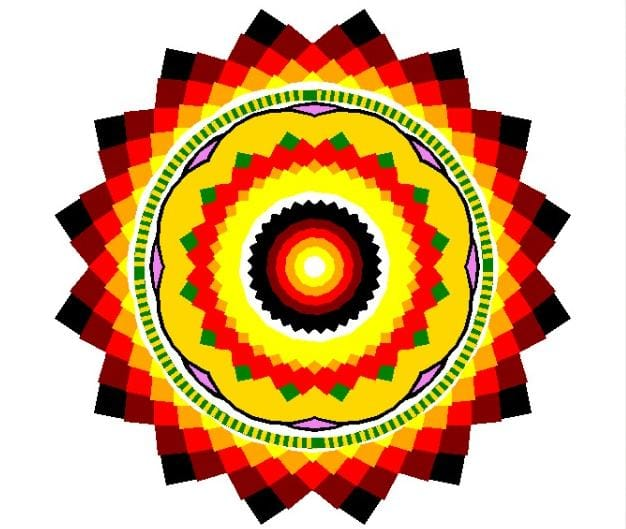

This figure's Python source:
import turtle
t = turtle.Turtle()
t.speed(speed=0)
t.color('black')
t.fillcolor('black')
t.begin_fill()
for i in range(32):
   if i%2==0:
            t.color('black')
            t.fillcolor('black')
            t.begin_fill()
            t.left(11.25)
            t.fd(198)
            t.left(90)
            t.fd(198)
            t.left(90)
            t.fd(198)
            t.left(90)
            t.fd(198)
            t.end_fill()
   else :
            t.color('white')
            t.fillcolor('white')
            t.begin_fill()
            t.left(11.25)
            t.fd(198)
            t.left(90)
            t.fd(198)
            t.left(90)
            t.fd(198)
            t.left(90)
            t.fd(198)
            t.end_fill()
t.left(5.625)
t.color('maroon')
t.fillcolor('maroon')
t.begin_fill()
for _ in range(32):
    t.left(11.25)
    t.fd(184)
    t.left(90)
    t.fd(184)
    t.left(90)
    t.fd(184)
    t.left(90)
    t.fd(184)
t.end_fill()
t.right(5.625)
t.color('red')
t.fillcolor('red')
t.begin_fill()
for _ in range(32):
    t.left(11.25)
    t.fd(169)
    t.left(90)
    t.fd(169)
    t.left(90)
    t.fd(169)
    t.left(90)
    t.fd(169)
t.end_fill()
t.left(5.625)
t.color('orange')
t.fillcolor('orange')
t.begin_fill()
for _ in range(32):
    t.left(11.25)
    t.fd(158)
    t.left(90)
    t.fd(158)
    t.left(90)
    t.fd(158)
    t.left(90)
    t.fd(158)
t.end_fill()
t.right(5.625)
t.color('yellow')
t.fillcolor('yellow')
t.begin_fill()
for _ in range(32):
    t.left(11.25)
    t.fd(148)
    t.left(90)
    t.fd(148)
    t.left(90)
    t.fd(148)
    t.left(90)
    t.fd(148)
t.end_fill()
t.color('white')
t.fillcolor('white')
t.begin_fill()
for _ in range(16):
    t.left(22.5)
    t.circle(99)
t.end_fill()
t.pu()
t.fd(192)
t.pd()
t.left(90)
for i in range(120):
    if i==30 or i==60 or i==90:
        t.color('green')
        t.fillcolor('green')
        t.begin_fill()
        t.left(1.5)
        t.fd(10)
        t.left(90)
        t.fd(10)
        t.left(90)
        t.fd(10)
        t.left(90)
        t.fd(10)
        t.left(90)
        t.fd(5)
        t.end_fill()
        t.color('green')
        t.fillcolor('green')
        t.begin_fill()
        t.left(1.5)
        t.fd(10)
        t.left(90)
        t.fd(10)
        t.left(90)
        t.fd(10)
        t.left(90)
        t.fd(10)
        t.left(90)
        t.fd(5)
        t.end_fill()
    else:
        t.color('gold')
        t.fillcolor('gold')
        t.begin_fill()
        t.left(1.5)
        t.fd(10)
        t.left(90)
        t.fd(10)
        t.left(90)
        t.fd(10)
        t.left(90)
        t.fd(10)
        t.left(90)
        t.fd(5)
        t.end_fill()
        t.color('green')
        t.fillcolor('green')
        t.begin_fill()
        t.left(1.5)
        t.fd(10)
        t.left(90)
        t.fd(10)
        t.left(90)
        t.fd(10)
        t.left(90)
        t.fd(10)
        t.left(90)
        t.fd(5)
        t.end_fill()
t.left(90)
t.pu()
t.fd(190)
t.left(180)
t.pd()
t.color('black')
t.fillcolor('black')
t.begin_fill()
for _ in range(16):
    t.left(22.5)
    t.circle(88)
t.end_fill()
t.color('violet')
t.fillcolor('violet')
t.begin_fill()
for _ in range(8):
    t.left(45)
    t.circle(86)
t.end_fill()
t.left(22.5)
t.color('black')
t.fillcolor('black')
t.begin_fill()
for _ in range(8):
    t.left(45)
    t.circle(88)
t.end_fill()
t.color('gold')
t.fillcolor('gold')
t.begin_fill()
for _ in range(8):
    t.left(45)
    t.circle(86)
t.end_fill()
for i in range(32):
   if i%2==0:
            t.color('green')
            t.fillcolor('green')
            t.begin_fill()
            t.left(11.25)
            t.fd(104)
            t.left(90)
            t.fd(104)
            t.left(90)
            t.fd(104)
            t.left(90)
            t.fd(104)
            t.end_fill()
   else :
            t.color('gold')
            t.fillcolor('gold')
            t.begin_fill()
            t.left(11.25)
            t.fd(104)
            t.left(90)
            t.fd(104)
            t.left(90)
            t.fd(104)
            t.left(90)
            t.fd(104)
            t.end_fill()
t.left(5.625)
t.color('red')
t.fillcolor('red')
t.begin_fill()
for _ in range(32):
    t.left(11.25)
    t.fd(97)
    t.left(90)
    t.fd(97)
    t.left(90)
    t.fd(97)
    t.left(90)
    t.fd(97)
t.end_fill()
t.right(5.625)
t.color('orange')
t.fillcolor('orange')
t.begin_fill()
for _ in range(32):
    t.left(11.25)
    t.fd(81)
    t.left(90)
    t.fd(81)
    t.left(90)
    t.fd(81)
    t.left(90)
    t.fd(81)
t.end_fill()
t.left(5.625)
t.color('yellow')
t.fillcolor('yellow')
t.begin_fill()
for _ in range(32):
    t.left(11.25)
    t.fd(77)
    t.left(90)
    t.fd(77)
    t.left(90)
    t.fd(77)
    t.left(90)
    t.fd(77)
t.end_fill()
t.color('white')
t.fillcolor('white')
t.begin_fill()
for _ in range(16):
    t.left(22.5)
    t.circle(40)
t.end_fill()
t.width(3)
t.color('black')
t.fillcolor('black')
t.begin_fill()
for _ in range(32):
    t.left(11.25)
    t.fd(50)
    t.left(90)
    t.fd(50)
    t.left(90)
    t.fd(50)
    t.left(90)
    t.fd(50)
t.end_fill()
t.color('maroon')
t.fillcolor('maroon')
t.begin_fill()
for _ in range(16):
    t.left(22.5)
    t.circle(25)
t.end_fill()
t.color('red')
t.fillcolor('red')
t.begin_fill()
for _ in range(16):
    t.left(22.5)
    t.circle(20)
t.end_fill()
t.color('orange')
t.fillcolor('orange')
t.begin_fill()
for _ in range(16):
    t.left(22.5)
    t.circle(15)
t.end_fill()
t.color('yellow')
t.fillcolor('yellow')
t.begin_fill()
for _ in range(16):
    t.left(22.5)
    t.circle(10)
t.end_fill()
t.color('white')
t.fillcolor('white')
t.begin_fill()
for _ in range(16):
    t.left(22.5)
    t.circle(5)
t.end_fill()
 



    
    
